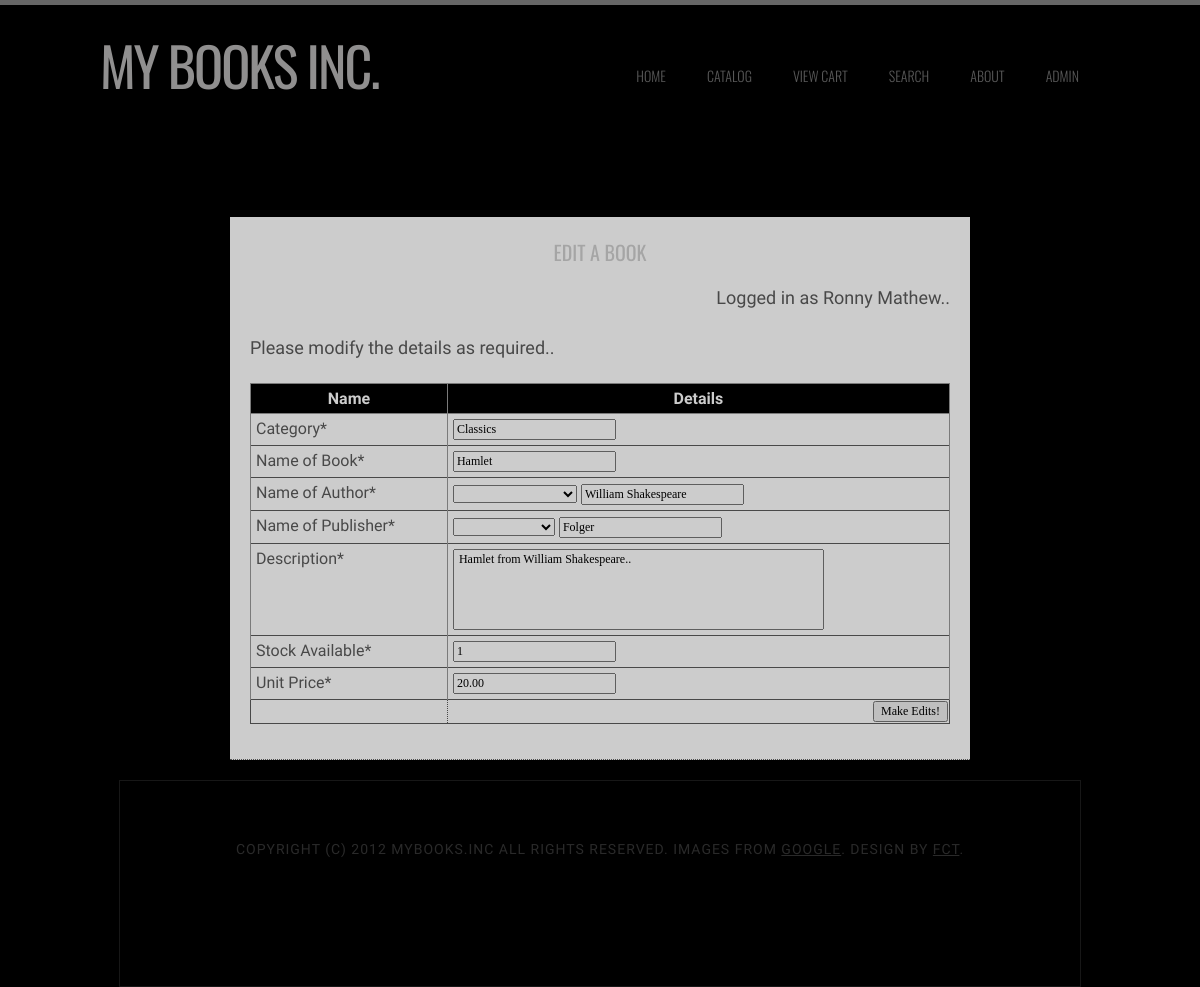
The app's page /edit.php?id=1 (signed in) with its own data.
### tables this page shows
CREATE TABLE IF NOT EXISTS `books` (
  `bookid` int(11) NOT NULL AUTO_INCREMENT COMMENT 'book id',
  `name` varchar(100) NOT NULL COMMENT 'name of book',
  `author` varchar(100) NOT NULL COMMENT 'name of author',
  `category` varchar(50) NOT NULL COMMENT 'book type',
  `publisher` varchar(100) NOT NULL COMMENT 'book publisher',
  `description` text NOT NULL COMMENT 'book desc',
  `bookpic` varchar(100) NOT NULL COMMENT 'link to book picture',
  `bookthpic` varchar(100) NOT NULL COMMENT 'link to thumb of pic',
  `stock` int(11) NOT NULL COMMENT 'stock of this book remaining',
  `uprice` decimal(10,2) NOT NULL COMMENT 'flag',
  `f2` int(11) DEFAULT NULL COMMENT 'extra fields for future use',
  `f3` int(11) DEFAULT NULL COMMENT 'extra fields for future use',
  PRIMARY KEY (`bookid`)
);

### edit.php (the view, shortened to what this page needs)
<?php session_start();
require("functions.php");
?>
<!DOCTYPE html PUBLIC "-//W3C//DTD XHTML 1.0 Transitional//EN" "http://www.w3.org/TR/xhtml1/DTD/xhtml1-transitional.dtd">
<html xmlns="http://www.w3.org/1999/xhtml">
<head>
<link href="styles/layout.css" rel="stylesheet" type="text/css" />
<link rel="stylesheet" href="styles/tables.css" type="text/css" />
</head>
<body>
<div class="wrapper col1">
<div id="header">
<?php siteName();
$bookid=$_GET['id'];
?>
</div>
 <br class="clear" />
  <br class="clear" />
</div>
<div class="wrapper col2">
<div id="container" style="background-color:#FFFFFF; width:700px; opacity:.8; padding:20px;">
<h3 align="center">Edit a Book</h3>
<p align="right">Logged in as <?php echo $_SESSION['fname'];?>..</p>
<p> Please modify the details as required.. </p>
<?php
$sqlcon=createSQL();
$qry="SELECT * FROM books WHERE bookid=".$bookid;
$sqldata=mysql_query($qry,$sqlcon);
$book=mysql_fetch_array($sqldata);
?>
<form action="editpro.php" method="post" enctype="multipart/form-data" onsubmit="return valFull();">
<table border="1px dashed" bordercolor="#3366FF" align="center">
<thead><tr>
<th>Name</th>
<th>Details</th>
</tr>
</thead>
<tbody>
<tr>
<td>Category*</td>
<td><input type="text" id="category" name="category" value="<?php echo $book['category']?>"/><input type="hidden" id=="bookid" name="bookid" value="<?php echo $book['bookid']?>"/>
</td>
</tr>
<tr>
<td>Name of Book*</td>
<td><input type="text" name="bname" id="name" value="<?php echo $book['name']?>" /></td>
</tr>
<tr>
<td>Name of Author*</td>
<td>
<select name="authordd" id="authordd" onchange="fillAuthor()" >
<option value=""></option>
<?php
$sqlc=createSQL();
$sqlda=mysql_query("SELECT DISTINCT author FROM books",$sqlc);
while($item=mysql_fetch_array($sqlda)){
echo "<option value=".$item[0]."> ".$item[0]." </option>";
} ?>
</select>
<input type="text" name="author" id="author" value="<?php echo $book['author']?>"/>
</td>
</tr>
<tr>
<td>Name of Publisher*</td>
<td>
<select name="publisherdd" id="publisherdd" onchange="fillPublisher()">
<option value=""></option>
<?php
$sqlc=createSQL();
$sqlda=mysql_query("SELECT DISTINCT publisher FROM books",$sqlc);
while($item=mysql_fetch_array($sqlda)){
echo "<option value=".$item[0]."> ".$item[0]." </option>";
} ?>
</select>
<input type="text" name="publisher" id="publisher" value="<?php echo $book['publisher']?>"/></td>
</tr>
<tr>
<td>Description*</td>
<td>
<textarea rows="5" cols="50" name="description" id="f25" wrap="physical"> <?php echo $book['description']?></textarea>
</td>
</tr>
<tr>
<td>Stock Available*</td>
<td><input type="text" name="stock" id="stock" value="<?php echo $book['stock']?>"/></td>
</tr>
<tr>
<td>Unit Price*</td>
<td><input type="text" name="price" id="price" value="<?php echo $book['uprice']?>" /></td>
</tr>
</tbody>
<tfoot>
<tr> <td></td><td align="right">
<input type="submit" value="Make Edits!" /></td>
</tr>
</tfoot>
</table>
</form>
</div>
</div>
</body>
</html>

### styles/layout.css (style rules this page uses)
div.wrapper { display:block; width:100%; margin:0; text-align:left; }
div.wrapper h1, div.wrapper h2, div.wrapper h3, div.wrapper h4, div.wrapper h5, div.wrapper h6 { margin:0 0 15px 0; padding:0; font-size:20px; font-weight:normal; line-height:normal; }
.col1 { border-top:5px solid #666; }
.col2 { padding:20px 0; }
#container { padding:30px 0; border-bottom:1px dotted #666; }

### styles/tables.css (style rules this page uses)
table { width:100%; border-collapse:collapse; table-layout:auto; vertical-align:top; margin-bottom:15px; border:1px solid #999999; }
table thead th { color:#FFFFFF; background-color:#000000; border:1px solid #999999; border-collapse:collapse; text-align:center; table-layout:auto; vertical-align:middle; }
table tbody td { vertical-align:top; border-collapse:collapse; border-left:1px solid #999999; border-right:1px solid #999999; }
table thead th, table tbody td { padding:5px; border-collapse:collapse; }

### styles/main.css (style rules this page uses)
body { margin: 0; padding: 0; background: #000000 url(images/img05.jpg) repeat; font-family: 'Abel', sans-serif; font-size: 18px; color: #5B5B5B; }
textarea { resize:none; }
table { border:1px solid; border-collapse:collapse; }
tr { border:1px solid; border-collapse:collapse; }
td { border:1px dotted; border-collapse:collapse; }
th { border:1px solid; border-collapse:collapse; background-color:#000; color:#FFF; }
h1, h2, h3 { margin: 0; padding: 0; text-transform: uppercase; font-weight: normal; font-family: 'Oswald', sans-serif; font-weight: 200; color: #CFCFCF; }
h3 { font-size: 1.6em; }
p, ul, ol { margin-top: 0; line-height: 180%; }
#header { overflow: hidden; width: 1000px; height: 150px; margin: 0 auto; padding: 0px 0px; }
#breadcrumb, #container, .gallery, #footer { position:relative; margin:0 auto 0; display:block; width:960px; }

### styles/forms.css (style rules this page uses)
form, fieldset, legend { margin:0; padding:0; border:none; }
input, textarea, select { font-size:12px; font-family:Georgia, "Times New Roman", Times, serif; }

### records on screen
books: category "Classics", bname "Hamlet", author "William Shakespeare", publisher "Folger", description "Hamlet from William Shakespeare..", stock "1", price "20.00"

### other values on screen
$_SESSION['fname'] "Ronny Mathew"
